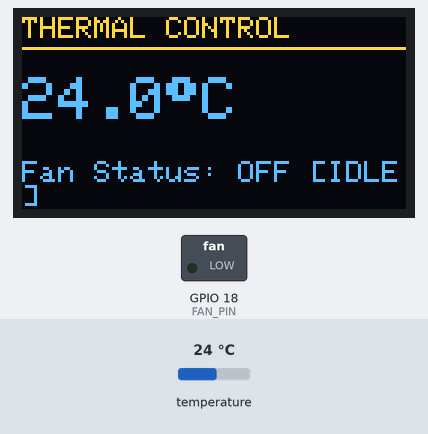
The sketch below on a simulated ESP32. Parts: 128×64 one-colour display, switched loads named in the sketch (green lamp = pin HIGH). The test bench sets the inputs (shaded band); at power-on: temperature 24 °C. The OLED is the two-colour kind (top 16 rows yellow).

Above: at 2.9 s.
3.0 s: temperature set to 24.6 °C
At 5.3 s:
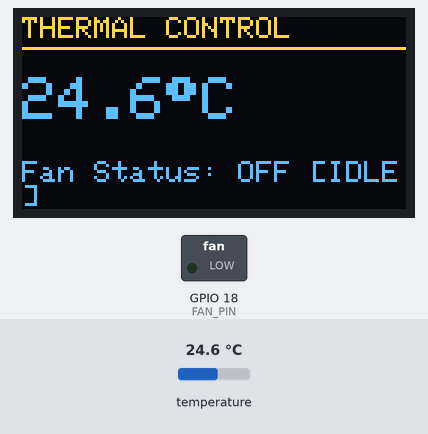
5.6 s: temperature set to 25.5 °C
At 6.2 s:
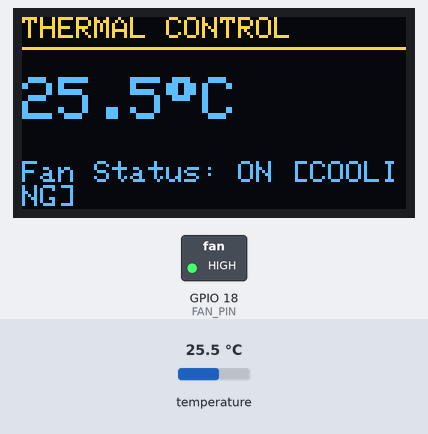
8.1 s: temperature set to 23.8 °C
At 10.7 s:
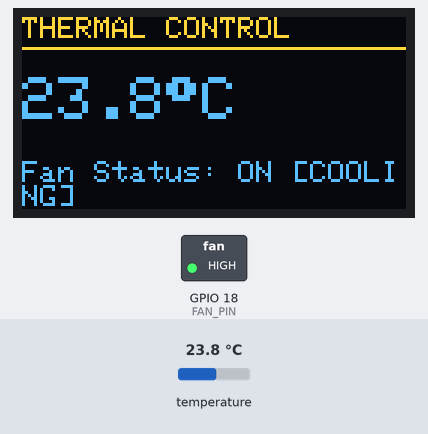
11.0 s: temperature set to 22.3 °C
At 11.7 s:
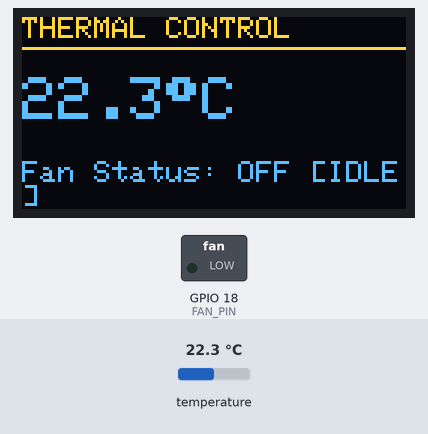
Timing chart, 0 to 14.0 s (numbered marks = the images above; inputs shaded):
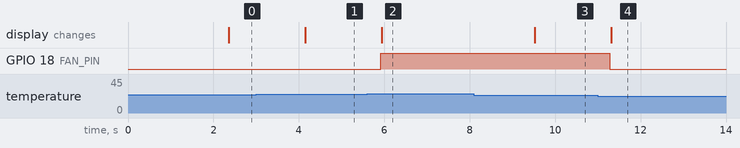

Measured:
- the behaviour switches between 24.9 and 25 °C on temperature (found by bisection; images 1 and 2)
- the behaviour switches between 23.1 and 23 °C on temperature (found by bisection; images 3 and 4)
- after the input at 3.0 s, the display: changes after 1.2 s (image 1)
- after the input at 5.6 s, GPIO 18 (FAN_PIN): LOW → HIGH after 0.31 s; the display: changes after 0.34 s (image 2)
- after the input at 8.1 s, the display: changes after 1.4 s (image 3)
- after the input at 11.0 s, GPIO 18 (FAN_PIN): HIGH → LOW after 0.28 s; the display: changes after 0.31 s (image 4)

The sketch:

ESP32-Temperature-Cooling-System.ino
```cpp
// header libraries
// Wire.h enables I2C communication
// I2C protocol used to send data over two wires BETWEEN OLED AND ESP32
// I2C protocol OLED screen uses
// ADA handles pixels on OLED
// OneWire and DallasTemp used to translate raw electric signals from DS18B20 sensor into human readable temps

#include <Wire.h>
#include <Adafruit_GFX.h>
#include <Adafruit_SSD1306.h>
#include <OneWire.h>
#include <DallasTemperature.h>

// labels for physical pins
// GPIO - physical metal pins on ESP32 microcontroller
// pin 4 reads from DS18B20 sensor
// pin 16 controls fan pin
#define ONE_WIRE_BUS 4    // DS18B20 Data Pin -> GPIO 4
#define FAN_PIN      18   // MOSFET Gate Pin -> GPIO 16

// OLED Screen Configuration
#define SCREEN_WIDTH 128
#define SCREEN_HEIGHT 64
#define OLED_RESET    -1
Adafruit_SSD1306 display(SCREEN_WIDTH, SCREEN_HEIGHT, &Wire, OLED_RESET);

// oneWire() creates a 1 wire communcation link on pin 4
// oneWire is not I2C, it uses a single data wire
// sensors() hands that link over to the Dallas Temperature library so that it can calculate temperature
// sensors convert the low level signals coming on pin 4 and converts to standard temperature units
OneWire oneWire(ONE_WIRE_BUS);
DallasTemperature sensors(&oneWire);

// Threshold values
const float TEMP_ON  = 25; // Turn fan ON when temp reaches/exceeds 30.0°C
const float TEMP_OFF = 23; // Turn fan OFF when temp drops to/below 27.0°C

bool fanState = false;

void setup() {
  Serial.begin(115200);

  // configure pin 16 so ther ESP32 can send voltage out to switch the MOSFET
  pinMode(FAN_PIN, OUTPUT);
  // makes sure pin 16 output starts at 0 volts
  digitalWrite(FAN_PIN, LOW); // Ensure fan starts OFF

  // Initialize OneWire Sensor
  sensors.begin();

  // Initialize OLED ar its I2C address 0x3C
  if (!display.begin(SSD1306_SWITCHCAPVCC, 0x3C)) {
    Serial.println(F("SSD1306 allocation failed"));
    // if it can't display freeze her e
    for (;;);
  }

  display.clearDisplay();
  display.setTextColor(WHITE);
  display.setTextSize(1);
  display.setCursor(0, 10);
  display.println("System Initializing...");
  display.display();
  delay(1500);
}

void loop() {
  // Request temperature read from sensor
  sensors.requestTemperatures();
  float currentTemp = sensors.getTempCByIndex(0);

  // if sensor reads 30 or higher, fanState becomes true
  // if temperature is below 27, fanState becomes false
  // if temperature is between 27.1 and 29.9 fanstate stays on whatever if was on previously hence fan will not be rapidly clicking between ON and OFF
  if (currentTemp >= TEMP_ON) {
    fanState = true;
  } else if (currentTemp <= TEMP_OFF) {
    fanState = false;
  }

  // send 3.3V to output pin 16 on ESP32 is fanstate is true
  digitalWrite(FAN_PIN, fanState ? HIGH : LOW);

  // --- Update OLED Telemetry ---
  display.clearDisplay();

  // Header
  display.setTextSize(1);
  display.setCursor(0, 0);
  display.println("THERMAL CONTROL");
  display.drawFastHLine(0, 10, 128, WHITE);

  // Current Temperature Readout
  display.setTextSize(2);
  display.setCursor(0, 20);
  display.print(currentTemp, 1);
  display.print((char)247); // Degree symbol
  display.println("C");

  // Fan Status Display
  display.setTextSize(1);
  display.setCursor(0, 48);
  display.print("Fan Status: ");
  if (fanState) {
    display.println("ON [COOLING]");
  } else {
    display.println("OFF [IDLE]");
  }

  display.display();
  delay(1000); // Sample every 1 second
}
```
